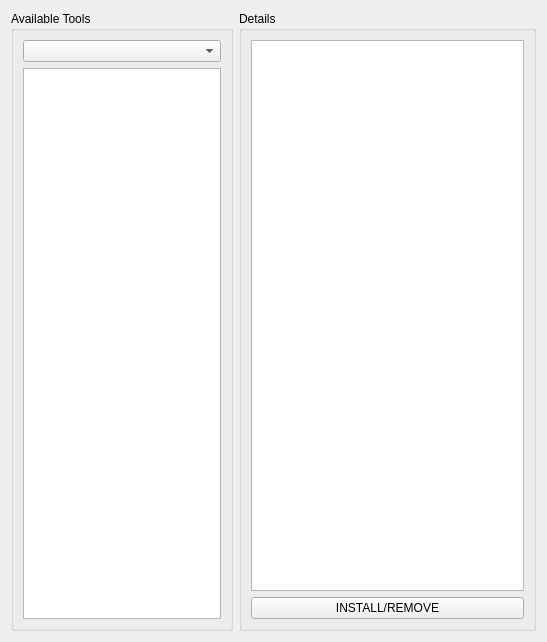
<?xml version="1.0" encoding="UTF-8"?>
<ui version="4.0">
 <class>OpenHarmonyToolInstaller</class>
 <widget class="QWidget" name="OpenHarmonyToolInstaller">
  <property name="geometry">
   <rect>
    <x>0</x>
    <y>0</y>
    <width>547</width>
    <height>642</height>
   </rect>
  </property>
  <property name="windowTitle">
   <string>OpenHarmony Tool Installer</string>
  </property>
  <layout class="QHBoxLayout" name="horizontalLayout">
   <item>
    <widget class="QGroupBox" name="toolListGroupBox">
     <property name="sizePolicy">
      <sizepolicy hsizetype="Preferred" vsizetype="Preferred">
       <horstretch>3</horstretch>
       <verstretch>0</verstretch>
      </sizepolicy>
     </property>
     <property name="title">
      <string>Available Tools</string>
     </property>
     <layout class="QVBoxLayout" name="verticalLayout_3">
      <item>
       <widget class="QComboBox" name="branchCombo"/>
      </item>
      <item>
       <widget class="QListWidget" name="installList"/>
      </item>
     </layout>
    </widget>
   </item>
   <item>
    <widget class="QGroupBox" name="detailGroupbox">
     <property name="sizePolicy">
      <sizepolicy hsizetype="Preferred" vsizetype="Preferred">
       <horstretch>4</horstretch>
       <verstretch>0</verstretch>
      </sizepolicy>
     </property>
     <property name="title">
      <string>Details</string>
     </property>
     <layout class="QVBoxLayout" name="verticalLayout_4">
      <item>
       <widget class="QTextEdit" name="detailArea">
        <property name="sizePolicy">
         <sizepolicy hsizetype="Expanding" vsizetype="Expanding">
          <horstretch>0</horstretch>
          <verstretch>0</verstretch>
         </sizepolicy>
        </property>
       </widget>
      </item>
      <item>
       <widget class="QPushButton" name="installButton">
        <property name="text">
         <string>INSTALL/REMOVE</string>
        </property>
       </widget>
      </item>
     </layout>
    </widget>
   </item>
  </layout>
 </widget>
 <resources/>
 <connections/>
</ui>
